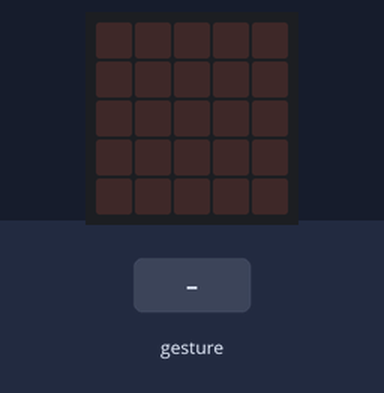
A program run on a simulated BBC micro:bit (MakeCode). On the bench: the board's 5×5 LED display. The test bench sets the inputs (shaded band). Random numbers come from a fixed seed; a tilt is held for 1.5 s and a shake lasts 1 s, then the board lies face up again.

Above: at 1.2 s.
1.3 s: gesture 'shake'
At 2.7 s:
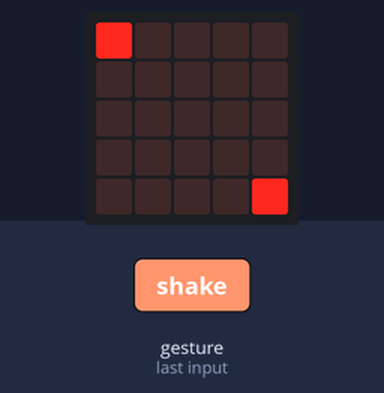
3.0 s: gesture 'shake'
At 4.1 s:
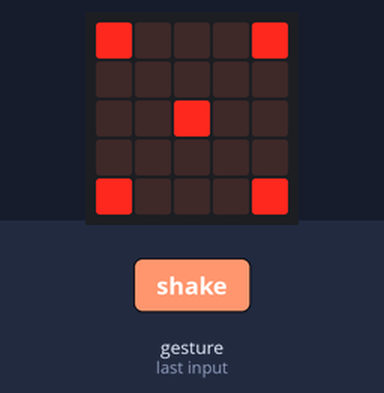
4.7 s: gesture 'shake'
At 5.4 s:
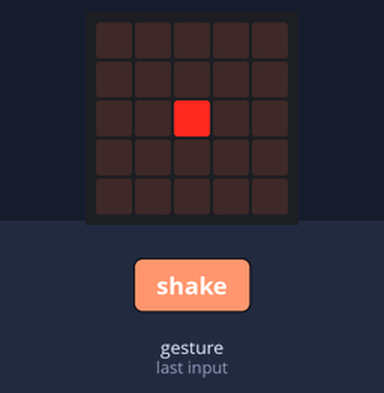
6.4 s: gesture 'shake'
At 7.9 s:
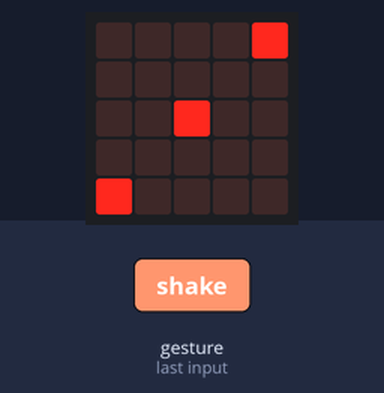
Timing chart, 0 to 9.1 s (numbered marks = the images above; inputs shaded):
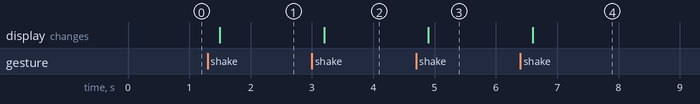

The program:

main.ts
```typescript
let Numero_dado = 0
input.onGesture(Gesture.Shake, function () {
    Numero_dado = randint(1, 6)
    if (Numero_dado == 1) {
        basic.showLeds(`
            . . . . .
            . . . . .
            . . # . .
            . . . . .
            . . . . .
            `)
    } else if (Numero_dado == 2) {
        basic.showLeds(`
            # . . . .
            . . . . .
            . . . . .
            . . . . .
            . . . . #
            `)
    } else if (Numero_dado == 3) {
        basic.showLeds(`
            . . . . #
            . . . . .
            . . # . .
            . . . . .
            # . . . .
            `)
    } else if (Numero_dado == 4) {
        basic.showLeds(`
            # . . . #
            . . . . .
            . . . . .
            . . . . .
            # . . . #
            `)
    } else if (Numero_dado == 5) {
        basic.showLeds(`
            # . . . #
            . . . . .
            . . # . .
            . . . . .
            # . . . #
            `)
    } else if (Numero_dado == 6) {
        basic.showLeds(`
            # . . . #
            . . . . .
            # . . . #
            . . . . .
            # . . . #
            `)
    }
})
basic.forever(function () {

})
```

test.ts
```typescript
// aquí va el archivo "tests"; esto no se compilará cuando este paquete se utilice como una extensión.
```

Measured:
- after the input at 1.3 s, the display: changes after 0.20 s (image 1)
- after the input at 3.0 s, the display: changes after 0.20 s (image 2)
- after the input at 4.7 s, the display: changes after 0.20 s (image 3)
- after the input at 6.4 s, the display: changes after 0.20 s (image 4)
